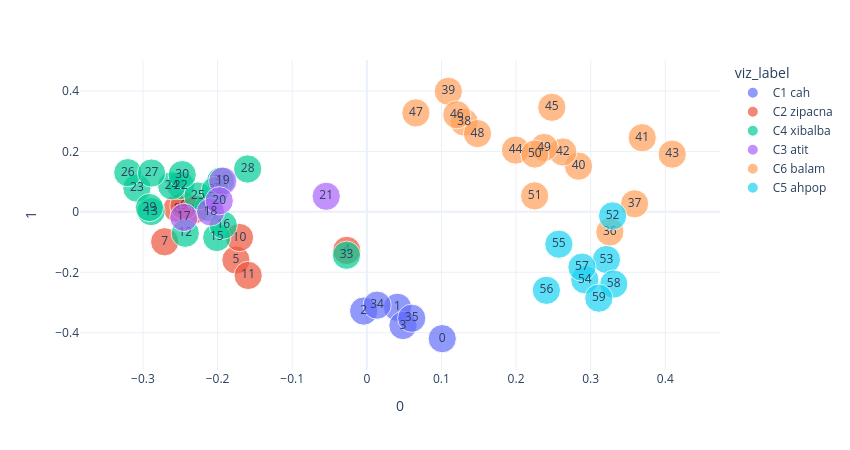

Source (notebook cell):
### Code cell
plot_pca(0, 1)

### Figure 1 — Plotly figure (JSON) as saved in the notebook; plotly's stock layout.template omitted (floating-point values rounded to 4 significant figures)
{"data": [{"hovertemplate": "viz_label=C1 cah<br>0=%{x}<br>1=%{y}<br>size=%{marker.size}<br>chunk_num=%{text}<extra></extra>", "legendgroup": "C1 cah", "marker": {"color": "#636efa", "size": [1, 1, 1, 1, 1, 1], "sizemode": "area", "sizeref": 0.0025, "symbol": "circle"}, "mode": "markers+text", "name": "C1 cah", "orientation": "v", "showlegend": true, "text": [0.0, 1.0, 2.0, 3.0, 34.0, 35.0], "type": "scatter", "x": [0.1011, 0.04112, -0.004271, 0.0484, 0.01378, 0.06015], "xaxis": "x", "y": [-0.4196, -0.3157, -0.3283, -0.3761, -0.3087, -0.352], "yaxis": "y"}, {"hovertemplate": "viz_label=C2 zipacna<br>0=%{x}<br>1=%{y}<br>size=%{marker.size}<br>chunk_num=%{text}<extra></extra>", "legendgroup": "C2 zipacna", "marker": {"color": "#EF553B", "size": [1, 1, 1, 1, 1, 1, 1, 1], "sizemode": "area", "sizeref": 0.0025, "symbol": "circle"}, "mode": "markers+text", "name": "C2 zipacna", "orientation": "v", "showlegend": true, "text": [4.0, 5.0, 6.0, 7.0, 8.0, 9.0, 10.0, 11.0], "type": "scatter", "x": [-0.02693, -0.1754, -0.23, -0.2709, -0.2542, -0.2451, -0.1707, -0.159], "xaxis": "x", "y": [-0.1275, -0.1594, 0.00801, -0.099, 0.01083, 0.02003, -0.0849, -0.2104], "yaxis": "y"}, {"hovertemplate": "viz_label=C4 xibalba<br>0=%{x}<br>1=%{y}<br>size=%{marker.size}<br>chunk_num=%{text}<extra></extra>", "legendgroup": "C4 xibalba", "marker": {"color": "#00cc96", "size": [1, 1, 1, 1, 1, 1, 1, 1, 1, 1, 1, 1, 1, 1, 1, 1, 1], "sizemode": "area", "sizeref": 0.0025, "symbol": "circle"}, "mode": "markers+text", "name": "C4 xibalba", "orientation": "v", "showlegend": true, "text": [12.0, 13.0, 14.0, 15.0, 16.0, 22.0, 23.0, 24.0, 25.0, 26.0, 27.0, 28.0, 29.0, 30.0, 31.0, 32.0, 33.0], "type": "scatter", "x": [-0.2433, -0.2891, -0.2122, -0.2011, -0.1924, -0.2495, -0.3081, -0.2615, -0.2263, -0.3203, -0.2885, -0.1597, -0.2914, -0.2474, -0.1959, -0.2033, -0.02722], "xaxis": "x", "y": [-0.07083, 0.0008944, 0.01407, -0.0848, -0.0441, 0.08699, 0.07846, 0.08624, 0.05244, 0.1296, 0.1284, 0.1418, 0.01426, 0.1231, 0.1019, 0.07075, -0.1436], "yaxis": "y"}, {"hovertemplate": "viz_label=C3 atit<br>0=%{x}<br>1=%{y}<br>size=%{marker.size}<br>chunk_num=%{text}<extra></extra>", "legendgroup": "C3 atit", "marker": {"color": "#ab63fa", "size": [1, 1, 1, 1, 1], "sizemode": "area", "sizeref": 0.0025, "symbol": "circle"}, "mode": "markers+text", "name": "C3 atit", "orientation": "v", "showlegend": true, "text": [17.0, 18.0, 19.0, 20.0, 21.0], "type": "scatter", "x": [-0.2452, -0.2094, -0.1931, -0.1978, -0.05444], "xaxis": "x", "y": [-0.01855, -0.0002914, 0.1017, 0.03658, 0.05157], "yaxis": "y"}, {"hovertemplate": "viz_label=C6 balam<br>0=%{x}<br>1=%{y}<br>size=%{marker.size}<br>chunk_num=%{text}<extra></extra>", "legendgroup": "C6 balam", "marker": {"color": "#FFA15A", "size": [1, 1, 1, 1, 1, 1, 1, 1, 1, 1, 1, 1, 1, 1, 1, 1], "sizemode": "area", "sizeref": 0.0025, "symbol": "circle"}, "mode": "markers+text", "name": "C6 balam", "orientation": "v", "showlegend": true, "text": [36.0, 37.0, 38.0, 39.0, 40.0, 41.0, 42.0, 43.0, 44.0, 45.0, 46.0, 47.0, 48.0, 49.0, 50.0, 51.0], "type": "scatter", "x": [0.3257, 0.3589, 0.1305, 0.1092, 0.2837, 0.3691, 0.2627, 0.4092, 0.1993, 0.2479, 0.1205, 0.06578, 0.1483, 0.2376, 0.2251, 0.2249], "xaxis": "x", "y": [-0.06657, 0.02668, 0.2967, 0.3988, 0.1511, 0.2451, 0.1981, 0.1909, 0.2044, 0.3459, 0.3213, 0.3273, 0.259, 0.2129, 0.1913, 0.05285], "yaxis": "y"}, {"hovertemplate": "viz_label=C5 ahpop<br>0=%{x}<br>1=%{y}<br>size=%{marker.size}<br>chunk_num=%{text}<extra></extra>", "legendgroup": "C5 ahpop", "marker": {"color": "#19d3f3", "size": [1, 1, 1, 1, 1, 1, 1, 1], "sizemode": "area", "sizeref": 0.0025, "symbol": "circle"}, "mode": "markers+text", "name": "C5 ahpop", "orientation": "v", "showlegend": true, "text": [52.0, 53.0, 54.0, 55.0, 56.0, 57.0, 58.0, 59.0], "type": "scatter", "x": [0.3294, 0.3211, 0.2921, 0.2573, 0.2407, 0.2883, 0.3309, 0.3109], "xaxis": "x", "y": [-0.01338, -0.1577, -0.2249, -0.1069, -0.2596, -0.1829, -0.2389, -0.2856], "yaxis": "y"}], "layout": {"height": 450, "legend": {"itemsizing": "constant", "title": {"text": "viz_label"}, "tracegroupgap": 0}, "margin": {"t": 60}, "width": 850, "xaxis": {"anchor": "y", "domain": [0, 1], "title": {"text": "0"}}, "yaxis": {"anchor": "x", "domain": [0, 1], "title": {"text": "1"}}}}
